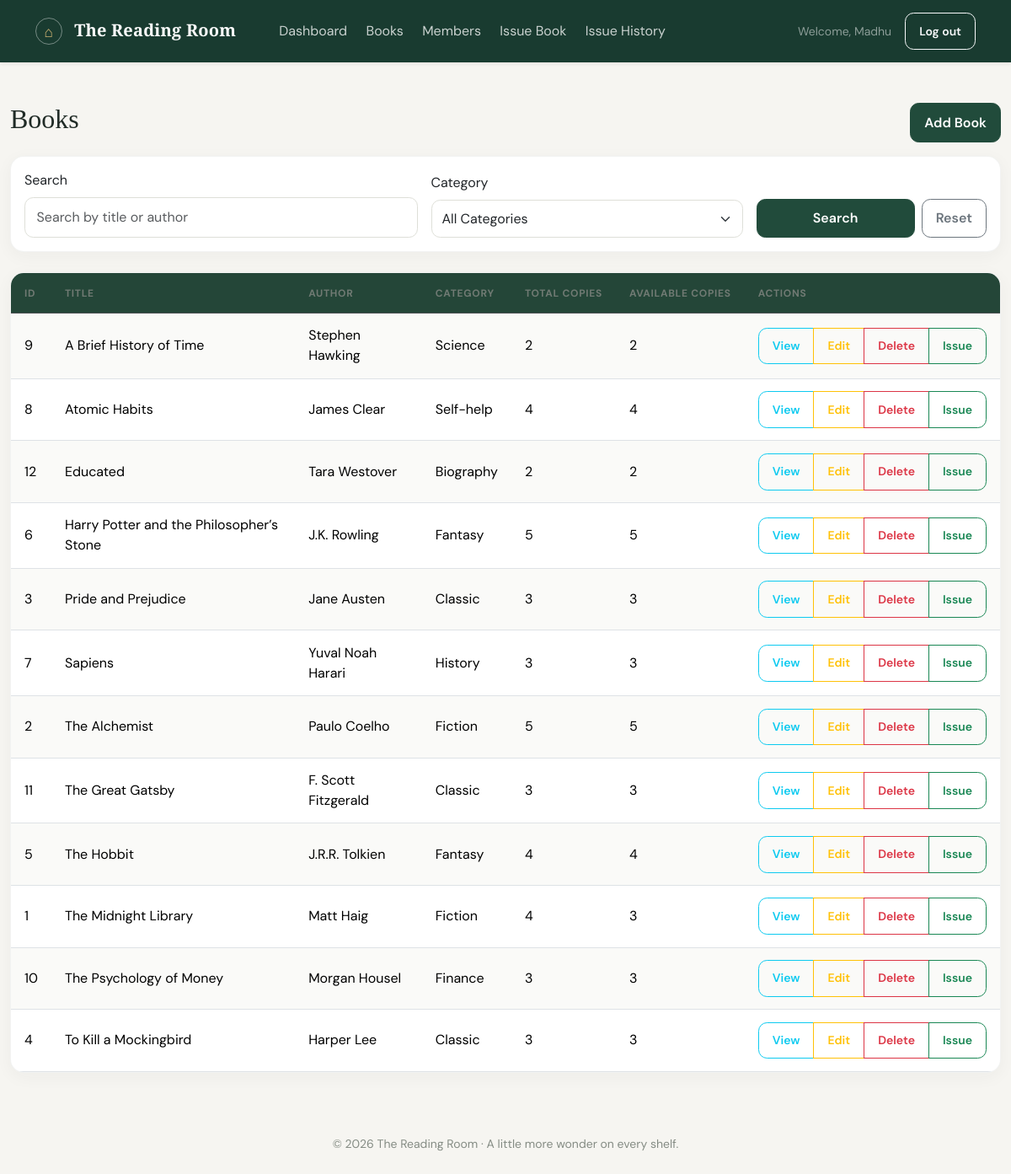
The app's page /books/ (signed in) with its own data.
### library/models.py (models this page shows, shortened)
class Book(models.Model):
    title = models.CharField(max_length=200)
    author = models.CharField(max_length=200)
    category = models.CharField(max_length=100)
    copies = models.PositiveIntegerField(validators=[MinValueValidator(1)])
    class Meta:
        ordering = ['title']
    @property
    def available_copies(self):
        active_issues = self.issues.filter(return_date__isnull=True).count()
        return self.copies - active_issues

### library/views.py (the view)
# urls.py: path('books/', views.book_list, name='book_list'),
@login_required
def book_list(request):
    books = Book.objects.all()
    query = request.GET.get('q', '').strip()
    category = request.GET.get('category', '').strip()
    if query:
        books = books.filter(Q(title__icontains=query) | Q(author__icontains=query))
    if category:
        books = books.filter(category__iexact=category)
    categories = Book.objects.order_by('category').values_list('category', flat=True).distinct()
    context = {
        'books': books,
        'query': query,
        'selected_category': category,
        'categories': categories,
    }
    return render(request, 'library/book_list.html', context)

### library/authentication.py (called while the page is built)
    def get_user(self, user_id):
        user_model = get_user_model()
        try:
            user = user_model.objects.get(pk=user_id)
        except user_model.DoesNotExist:
            return None
        return user if self.user_can_authenticate(user) else None

    @staticmethod
    def user_can_authenticate(user):
        return getattr(user, 'is_active', True)

### library/templates/library/book_list.html (shortened to what this page needs)
{% extends 'library/base.html' %}
{% block content %}
<div class="d-flex justify-content-between align-items-center mb-3 flex-wrap gap-2">
    <h2>Books</h2>
    <a href="{% url 'book_create' %}" class="btn btn-primary">Add Book</a>
</div>
<div class="card mb-4">
    <div class="card-body">
        <form method="get" class="row g-3 align-items-end">
            <div class="col-md-5">
                <label for="q" class="form-label">Search</label>
                <input type="text" id="q" name="q" class="form-control" value="{{ query }}" placeholder="Search by title or author">
            </div>
            <div class="col-md-4">
                <label for="category" class="form-label">Category</label>
                <select id="category" name="category" class="form-select">
                    <option value="">All Categories</option>
                </select>
            </div>
            <div class="col-md-3 d-flex gap-2">
                <button type="submit" class="btn btn-primary flex-fill">Search</button>
                <a href="{% url 'book_list' %}" class="btn btn-outline-secondary">Reset</a>
            </div>
        </form>
    </div>
</div>
<div class="table-responsive card">
    <table class="table table-striped table-hover mb-0">
        <thead class="table-dark">
            <tr>
                <th>ID</th>
                <th>Title</th>
                <th>Author</th>
                <th>Category</th>
                <th>Total Copies</th>
                <th>Available Copies</th>
                <th>Actions</th>
            </tr>
        </thead>
        <tbody>
            {% for book in books %}
            <tr>
                <td>{{ book.id }}</td>
                <td>{{ book.title }}</td>
                <td>{{ book.author }}</td>
                <td>{{ book.category }}</td>
                <td>{{ book.copies }}</td>
                <td>{{ book.available_copies }}</td>
                <td>
                    <div class="btn-group btn-group-sm" role="group">
                        <a href="{% url 'book_detail' book.pk %}" class="btn btn-outline-info">View</a>
                        <a href="{% url 'book_update' book.pk %}" class="btn btn-outline-warning">Edit</a>
                        <a href="{% url 'book_delete' book.pk %}" class="btn btn-outline-danger" data-confirm="Are you sure you want to delete this book?">Delete</a>
                        <a href="{% url 'issue_book' %}" class="btn btn-outline-success">Issue</a>
                    </div>
                </td>
            </tr>
            {% empty %}
            <tr>
                <td colspan="7" class="text-center py-4">No books found.</td>
            </tr>
            {% endfor %}
        </tbody>
    </table>
</div>
{% endblock %}

### library/templates/library/base.html (shortened to what this page needs)
{% load static %}
<!DOCTYPE html>
<html lang="en">
<head>
    <link href="https://cdn.jsdelivr.net/npm/bootstrap@5.3.3/dist/css/bootstrap.min.css" rel="stylesheet">
    <link rel="stylesheet" href="{% static 'library/css/style.css' %}">
</head>
<body>
    <nav class="navbar navbar-expand-lg navbar-dark shadow-sm">
        <div class="container">
            <a class="navbar-brand fw-bold" href="{% url 'dashboard' %}"><span class="brand-mark">⌂</span> The Reading Room</a>
            <div class="collapse navbar-collapse" id="mainNav">
                <ul class="navbar-nav me-auto mb-2 mb-lg-0 ms-lg-4">
                    <li class="nav-item"><a class="nav-link" href="{% url 'dashboard' %}">Dashboard</a></li>
                    <li class="nav-item"><a class="nav-link" href="{% url 'book_list' %}">Books</a></li>
                    <li class="nav-item"><a class="nav-link" href="{% url 'member_list' %}">Members</a></li>
                    <li class="nav-item"><a class="nav-link" href="{% url 'issue_book' %}">Issue Book</a></li>
                    <li class="nav-item"><a class="nav-link" href="{% url 'issue_list' %}">Issue History</a></li>
                </ul>
                {% if request.user.is_authenticated %}
                    <div class="d-flex align-items-center gap-3">
                        <span class="text-white-50 small d-none d-lg-inline">Welcome, {{ request.user.first_name|default:request.user.email }}</span>
                        <form method="post" action="{% url 'logout' %}">
                            <button type="submit" class="btn btn-outline-light btn-sm">Log out</button>
                        </form>
                    </div>
                {% endif %}
            </div>
        </div>
    </nav>
    <main class="container app-shell py-4 py-lg-5">
        {% block content %}{% endblock %}
    </main>
    <footer class="footer py-4">
        <div class="container text-center">
            <small>© {% now 'Y' %} The Reading Room · A little more wonder on every shelf.</small>
        </div>
    </footer>
</body>
</html>

### library/static/library/css/style.css (style rules this page uses)
:root { --ink: #202b26; --muted: #78817b; --paper: #f6f5f1; --green: #214b3b; --green-light: #e5eee8; --gold: #d8b975; --line: #e9e8e1; }
body { min-height: 100vh; background: var(--paper); color: var(--ink); font-family: 'DM Sans', Arial, sans-serif; }
h1, h2, h3, h4, .serif { font-family: 'Playfair Display', Georgia, serif; }
.navbar { background: #193b30; padding: 0.95rem 0; }
.navbar-brand { font-family: 'Playfair Display', Georgia, serif; letter-spacing: 0.01em; }
.brand-mark { display: inline-grid; width: 2rem; height: 2rem; margin-right: 0.55rem; place-items: center; border: 1px solid rgba(255, 255, 255, 0.4); border-radius: 50%; color: var(--gold); font-size: 1.1rem; vertical-align: middle; }
.navbar .nav-link { color: rgba(255, 255, 255, 0.77); margin: 0 0.2rem; }
.app-shell { max-width: 1440px; min-height: calc(100vh - 145px); }
.card { border: 1px solid rgba(34, 57, 43, 0.06); border-radius: 1rem; background: #fff; box-shadow: 0 0.3rem 1.25rem rgba(39, 49, 40, 0.045); }
.table { --bs-table-bg: transparent; --bs-table-striped-bg: #fafaf8; }
.table thead th { color: #707a73; font-size: 0.75rem; font-weight: 700; letter-spacing: 0.06em; text-transform: uppercase; white-space: nowrap; }
.table th, .table td { padding: 0.9rem 1rem; vertical-align: middle; }
.table-dark { --bs-table-bg: #244638; --bs-table-color: #fff; }
input, select, textarea, .form-control, .form-select { border-color: #dedfd8 !important; border-radius: 0.65rem !important; }
input:not([type='checkbox']):not([type='radio']), select, textarea { min-height: 2.85rem; padding: 0.7rem 0.85rem; }
.btn { border-radius: 0.65rem; font-weight: 600; padding: 0.65rem 1rem; }
.btn-primary { border-color: var(--green); background: var(--green); }
.footer { color: #858c84; }

### records on screen
Book: id "9", title "A Brief History of Time", author "Stephen Hawking", category "Science", copies "2", available_copies "2"
Book: id "8", title "Atomic Habits", author "James Clear", category "Self-help", copies "4", available_copies "4"
Book: id "12", title "Educated", author "Tara Westover", category "Biography", copies "2", available_copies "2"
Book: id "6", title "Harry Potter and the Philosopher’s Stone", author "J.K. Rowling", category "Fantasy", copies "5", available_copies "5"
Book: id "3", title "Pride and Prejudice", author "Jane Austen", category "Classic", copies "3", available_copies "3"
Book: id "7", title "Sapiens", author "Yuval Noah Harari", category "History", copies "3", available_copies "3"
Book: id "2", title "The Alchemist", author "Paulo Coelho", category "Fiction", copies "5", available_copies "5"
Book: id "11", title "The Great Gatsby", author "F. Scott Fitzgerald", category "Classic", copies "3", available_copies "3"
Book: id "5", title "The Hobbit", author "J.R.R. Tolkien", category "Fantasy", copies "4", available_copies "4"
Book: id "1", title "The Midnight Library", author "Matt Haig", category "Fiction", copies "4", available_copies "3"
Book: id "10", title "The Psychology of Money", author "Morgan Housel", category "Finance", copies "3", available_copies "3"
Book: id "4", title "To Kill a Mockingbird", author "Harper Lee", category "Classic", copies "3", available_copies "3"

### other values on screen
{{ request.user.first_name|default:request.user.email }} "Madhu"
